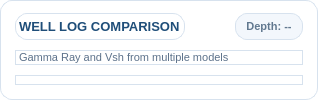
                                <widget class="QFrame" name="right_card">
                                    <property name="frameShape">
                                        <enum>QFrame::StyledPanel</enum>
                                    </property>
                                    <property name="styleSheet">
                                        <string>background:#FFFFFF;border:1px solid #D7E2EE;border-radius:12px;</string>
                                    </property>
                                    <property name="sizePolicy">
                                        <sizepolicy hsizetype="Preferred" vsizetype="Expanding">
                                            <horstretch>0</horstretch>
                                            <verstretch>5</verstretch>
                                        </sizepolicy>
                                    </property>
                                    <layout class="QVBoxLayout" name="verticalLayout_right">
                                        <property name="spacing">
                                            <number>10</number>
                                        </property>
                                        <property name="leftMargin">
                                            <number>14</number>
                                        </property>
                                        <property name="topMargin">
                                            <number>12</number>
                                        </property>
                                        <property name="rightMargin">
                                            <number>14</number>
                                        </property>
                                        <property name="bottomMargin">
                                            <number>14</number>
                                        </property>
                                        <item>
                                            <layout class="QHBoxLayout" name="horizontalLayout_rhead">
                                                <item>
                                                    <widget class="QLabel" name="lblRightTitle">
                                                        <property name="text">
                                                            <string>WELL LOG COMPARISON</string>
                                                        </property>
                                                        <property name="styleSheet">
                                                            <string>font-size:13px;font-weight:800;color:#1F4E79;</string>
                                                        </property>
                                                    </widget>
                                                </item>
                                                <item>
                                                    <spacer name="spacer_r">
                                                        <property name="orientation">
                                                            <enum>Qt::Horizontal</enum>
                                                        </property>
                                                        <property name="sizeHint" stdset="0">
                                                            <size>
                                                                <width>40</width>
                                                                <height>20</height>
                                                            </size>
                                                        </property>
                                                    </spacer>
                                                </item>
                                                <item>
                                                    <widget class="QLabel" name="lblDepthBadge">
                                                        <property name="text">
                                                            <string>Depth: --</string>
                                                        </property>
                                                        <property name="alignment">
                                                            <set>Qt::AlignCenter</set>
                                                        </property>
                                                        <property name="styleSheet">
                                                            <string>background:#F3F7FC;color:#61788F;border:1px solid #D7E2EE;border-radius:12px;padding:6px 10px;font-size:11px;font-weight:700;</string>
                                                        </property>
                                                    </widget>
                                                </item>
                                            </layout>
                                        </item>
                                        <item>
                                            <widget class="QLabel" name="lblRightSub">
                                                <property name="text">
                                                    <string>Gamma Ray and Vsh from multiple models</string>
                                                </property>
                                                <property name="styleSheet">
                                                    <string>font-size:11px;color:#5C718A;</string>
                                                </property>
                                            </widget>
                                        </item>
                                        <item>
                                            <widget class="QWidget" name="_well_host">
                                                <property name="sizePolicy">
                                                    <sizepolicy hsizetype="Preferred" vsizetype="Expanding">
                                                        <horstretch>0</horstretch>
                                                        <verstretch>1</verstretch>
                                                    </sizepolicy>
                                                </property>
                                            </widget>
                                        </item>
                                    </layout>
                                </widget>
